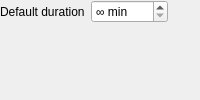
<?xml version="1.0" encoding="UTF-8"?>
<ui version="4.0">
 <class>ConfigWidget</class>
 <widget class="QWidget" name="ConfigWidget">
  <layout class="QFormLayout" name="formLayout">
   <property name="leftMargin">
    <number>0</number>
   </property>
   <property name="topMargin">
    <number>0</number>
   </property>
   <property name="rightMargin">
    <number>0</number>
   </property>
   <property name="bottomMargin">
    <number>0</number>
   </property>
   <item row="0" column="0">
    <widget class="QLabel" name="label">
     <property name="text">
      <string>Default duration</string>
     </property>
    </widget>
   </item>
   <item row="0" column="1">
    <widget class="QSpinBox" name="spinBox_defaultDuration">
     <property name="sizePolicy">
      <sizepolicy hsizetype="Fixed" vsizetype="Fixed">
       <horstretch>0</horstretch>
       <verstretch>0</verstretch>
      </sizepolicy>
     </property>
     <property name="specialValueText">
      <string>∞ min</string>
     </property>
     <property name="suffix">
      <string extracomment="minutes abbr"> min</string>
     </property>
     <property name="maximum">
      <number>1440</number>
     </property>
     <property name="singleStep">
      <number>10</number>
     </property>
    </widget>
   </item>
  </layout>
 </widget>
 <resources/>
 <connections/>
</ui>
